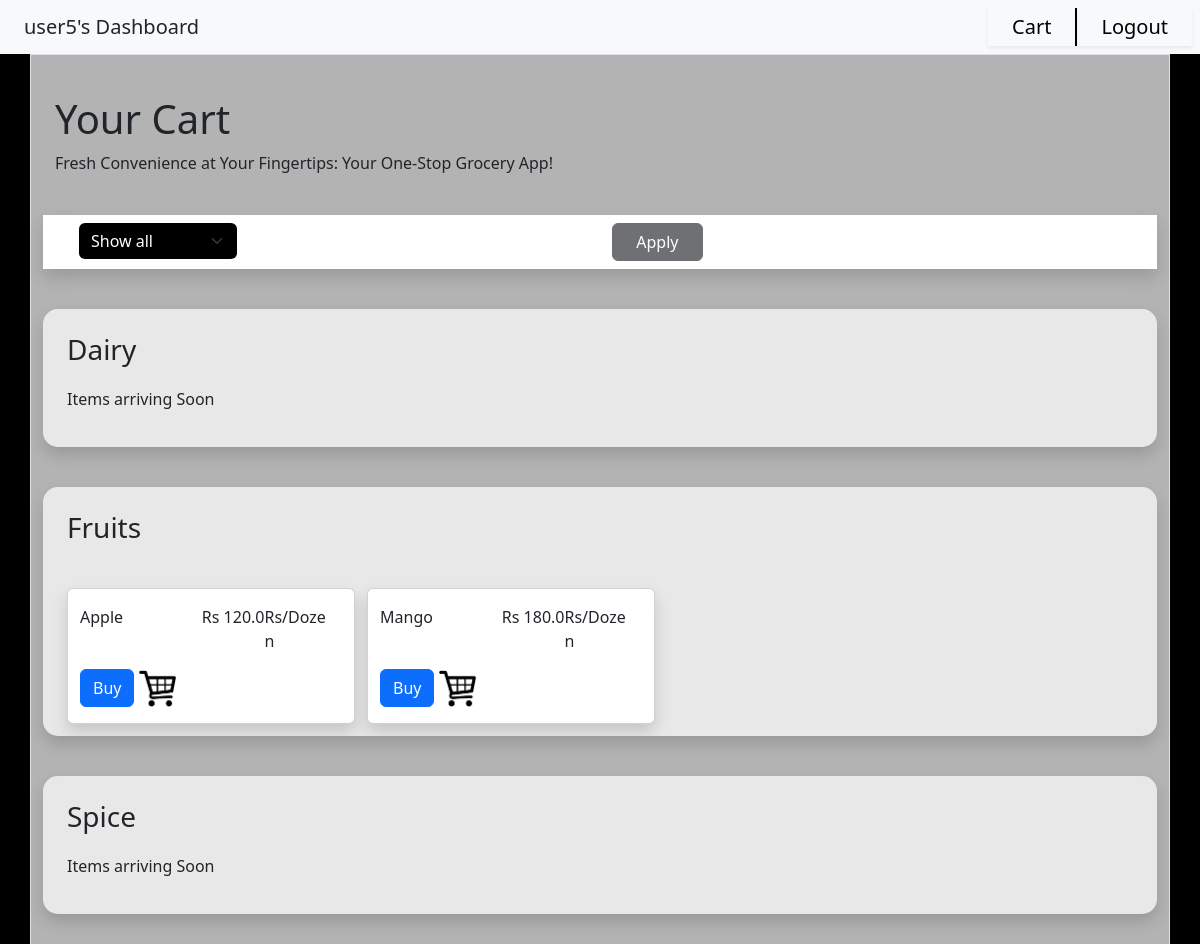
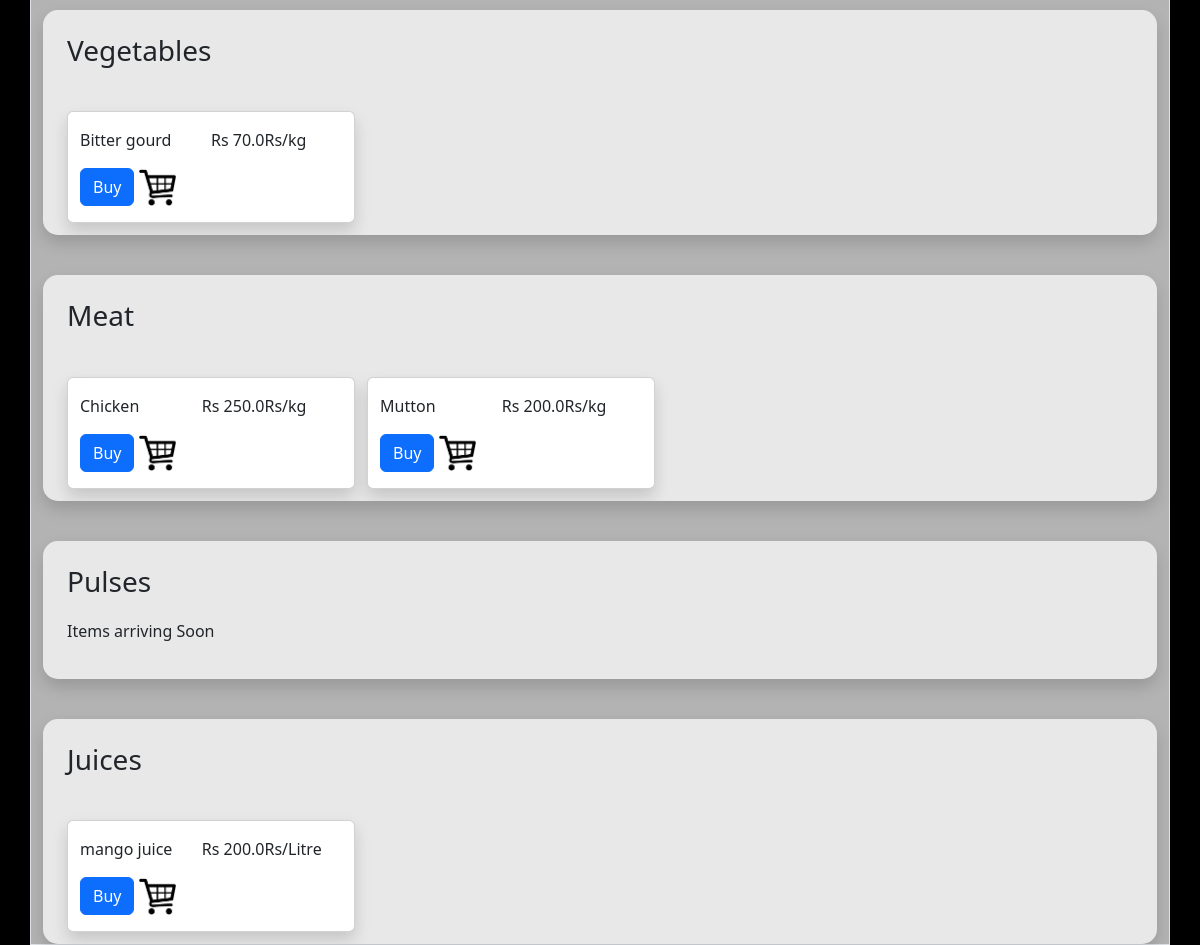
Before: /user5/user_dashboard with the older database file (2 pictures, top to bottom).
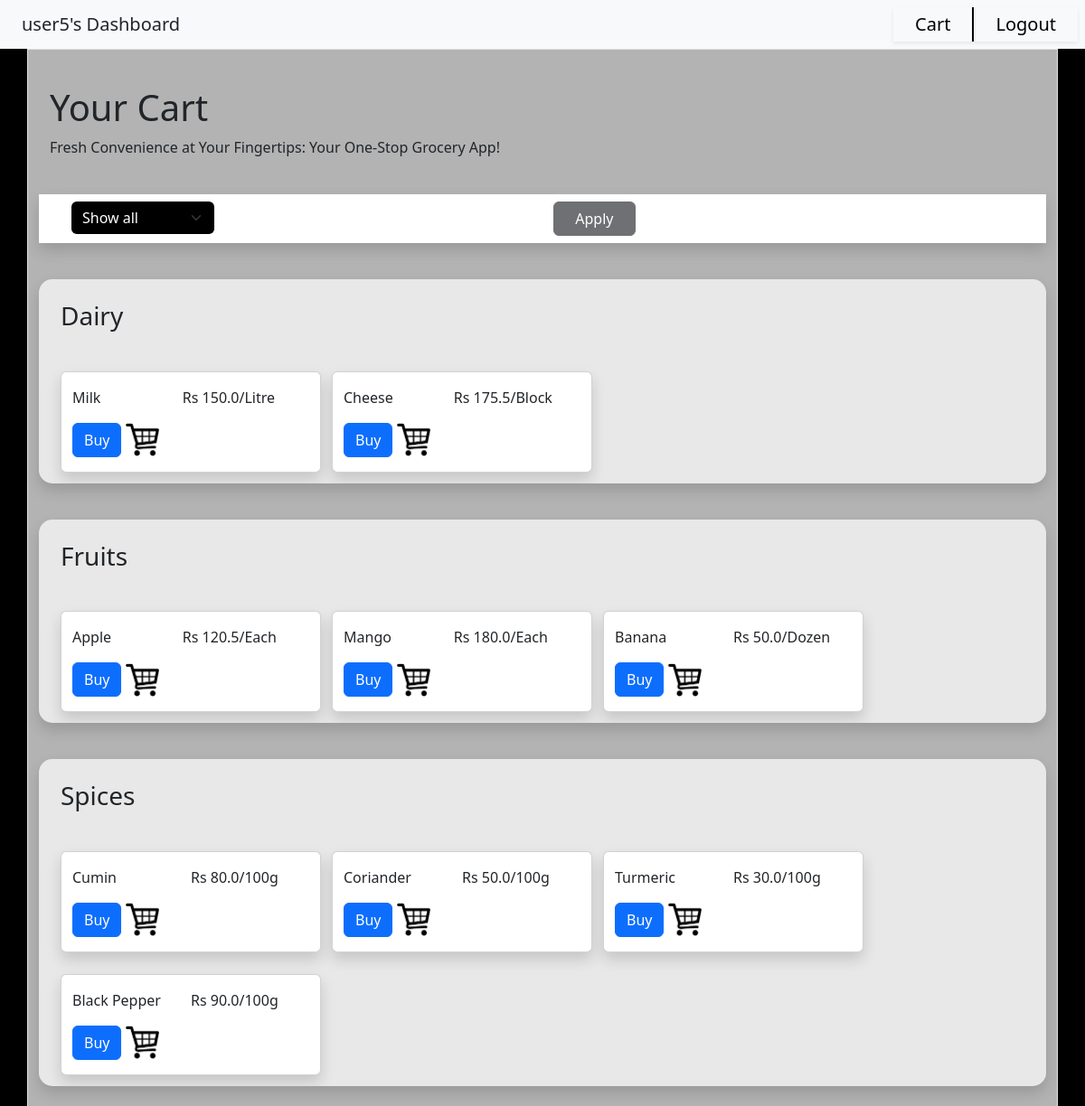
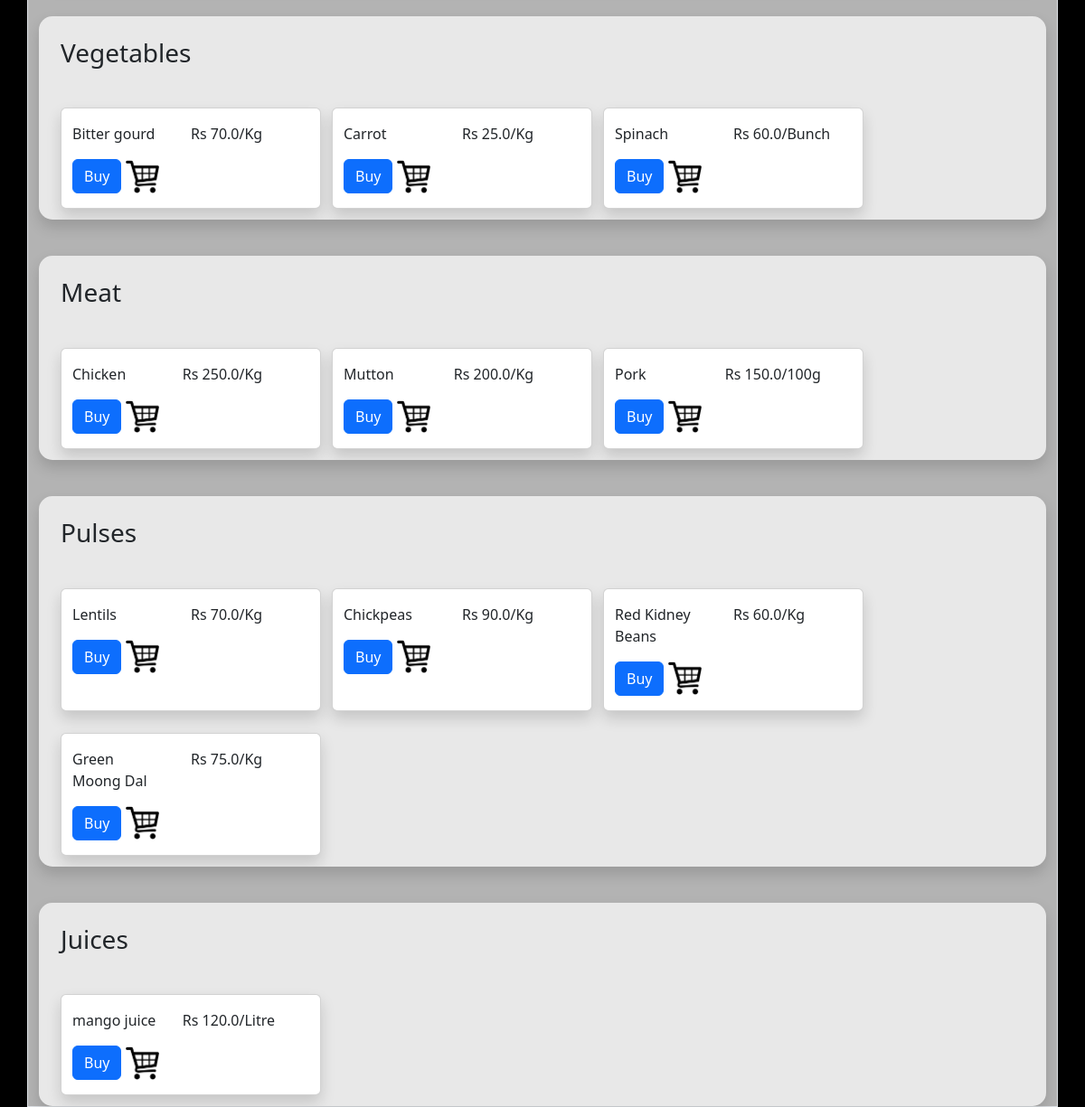
After: the same page with the newer database file (2 pictures, top to bottom).
### application/models.py (models this page shows)
class Category(db.Model):
    __tablename__ = 'Category'
    CID = db.Column(db.Integer, autoincrement=True, primary_key=True)
    Name = db.Column(db.String(collation='NOCASE'), unique=True, nullable=False)
    products = db.relationship("Product", back_populates="cat", cascade='all, delete-orphan', passive_deletes=True)

class Product(db.Model):
    __tablename__ = 'Product'
    PID = db.Column(db.Integer, autoincrement=True, primary_key=True)
    Name = db.Column(db.String(collation='NOCASE'), unique=True, nullable=False)
    Price = db.Column(db.Float, nullable=False)
    Unit = db.Column(db.String, nullable=False)
    Stock = db.Column(db.Integer, nullable=False)
    CID = db.Column(db.Integer, db.ForeignKey('Category.CID', ondelete='CASCADE'))
    cat = db.relationship("Category", back_populates="products")
    ords = db.relationship("Order_Details", back_populates="product")

### application/controllers.py (the view)
@app.route("/<uname>/user_dashboard")
def user_logged_in(uname):
    return render_template("user_dash.html", user = uname, categories=Category.query.all())

### templates/user_dash.html (shortened to what this page needs)
<!DOCTYPE html>
<html>
    <head>
        <link href="https://cdn.jsdelivr.net/npm/bootstrap@5.3.1/dist/css/bootstrap.min.css" rel="stylesheet">
        <link href="{{ url_for('static', filename='css/dash.css') }}" rel="stylesheet">
    </head>
    <body id="body">
        <nav id = "nav" class="navbar sticky-top bg-body-tertiary text-center">
            <div class="nav" style = "text-align:left;">
                {{ user }}'s Dashboard
            </div>
            <div class="clickable nav shadow-sm" style = "margin-left:auto;text-align:right; border-right:2px solid black;">
                <a href="/{{ user }}/cart" style = "text-decoration:none; color:black;">Cart</a>
            </div>
            <div class="clickable nav shadow-sm" style = "margin-right:1vh; text-align:left;">
                <a href="/login" style = "text-decoration:none; color:black;">Logout</a>
            </div>
        </nav>
        <div id = "content" class="container border">
            <div style = "margin-left:1vw; margin-right:auto; margin-top:5vh;">
                <h1>Your Cart</h1>
                Fresh Convenience at Your Fingertips: Your One-Stop Grocery App!<br>
            </div>
            <div class = "container-fluid shadow" style = "width:100%; margin-top:5vh; background-color:white;">
                <div class ="row" style="margin-left:1vw; padding-top:1vh; padding-bottom:1vh">
                    <div class = "col-2" >
                        <select id = "filter-select" class="form-select" style = "background-color:black; color:white; border:none;" onchange = "filter_ip()" aria-label="Default select example">
                            <option selected>Show all </option>
                        </select>
                    </div>
                    <div class = "col-2"></div>
                    <div id = "range-val" class = "col-2"></div>
                    <button id = "filter-btn" type="button" class="btn btn-dark col-1" disabled onclick = "filter()">Apply</button>
                </div>
            </div>
            <div id = "list" style = "width:100%;">
                {% for cat in categories %}
                <div id = "{{ cat.Name }}" class = "container-fluid shadow line-item" style = "width:100%; margin-top:5vh;">
                    <div class ="row" style="margin-left:1vw; padding-top:3vh">
                        <h3>{{ cat.Name }}</h3>
                    </div>
                    <div class ="row cat" style = "margin: auto; width: 100%; height: fit-content; padding: 1vw; overflow-x: auto;">
                        {% for prod in cat.products %}
                        <div id = "{{ prod.Name }}" class="card prod shadow" style = "margin-left:1vw;">
                            <div class="card-body" style = "padding-left:0px;">
                                <div class="card-text row"  style = "margin:auto">
                                    <p class="col-5" style = "text-align:left; padding:0;">{{ prod.Name }}</p>
                                    <p class="col-4" style = "text-align:right; padding-left:0; padding-right:0;">Rs <span class = "price">{{ prod.Price }}</span></p>
                                    <p class="col-3" style = "text-align:left; padding:0; text-align:left;">{{ prod.Unit }}</p>
                                </div>
                                <button type="button" class="btn btn-primary edit-cat" onclick = "window.location.href = '/{{ user }}/cart_addition/prod_{{ prod.PID }}';">Buy</button>
                                <img src ="{{url_for('static', filename='images/cart.png')}}" style = "width:15%">
                            </div>
                        </div>
                        {% else %}
                        <p class="mb-4"> Items arriving Soon </p>
                        {% endfor %}
                    </div>
                </div>
                {% endfor %}
            </div>
        </div>
    </body>
</html>

Changed rows visible on the page:
shown differently, row unchanged: Category "Dairy": no longer shows "Items arriving Soon"
added Product: Name "Milk", Price "150.0", Unit "/Litre", shown under Category "Dairy"
added Product: Name "Cheese", Price "175.5", Unit "/Block", shown under Category "Dairy"
changed Product "Apple": Price "120.0" → "120.5"; Unit "Rs/Dozen" → "/Each"
changed Product "Mango": Unit "Rs/Dozen" → "/Each"
added Product: Name "Banana", Price "50.0", Unit "/Dozen", shown under Category "Fruits"
changed Category: Name "Spice" → "Spices"; no longer shows "Items arriving Soon"
added Product: Name "Cumin", Price "80.0", Unit "/100g", shown under Category "Spices"
added Product: Name "Coriander", Price "50.0", Unit "/100g", shown under Category "Spices"
added Product: Name "Turmeric", Price "30.0", Unit "/100g", shown under Category "Spices"
added Product: Name "Black Pepper", Price "90.0", Unit "/100g", shown under Category "Spices"
changed Product "Bitter gourd": Unit "Rs/kg" → "/Kg"
added Product: Name "Carrot", Price "25.0", Unit "/Kg", shown under Category "Vegetables"
added Product: Name "Spinach", Price "60.0", Unit "/Bunch", shown under Category "Vegetables"
changed Product "Chicken": Unit "Rs/kg" → "/Kg"
changed Product "Mutton": Unit "Rs/kg" → "/Kg"
added Product: Name "Pork", Price "150.0", Unit "/100g", shown under Category "Meat"
shown differently, row unchanged: Category "Pulses": no longer shows "Items arriving Soon"
added Product: Name "Lentils", Price "70.0", Unit "/Kg", shown under Category "Pulses"
added Product: Name "Chickpeas", Price "90.0", Unit "/Kg", shown under Category "Pulses"
added Product: Name "Red Kidney Beans", Price "60.0", Unit "/Kg", shown under Category "Pulses"
added Product: Name "Green Moong Dal", Price "75.0", Unit "/Kg", shown under Category "Pulses"
changed Product "mango juice": Price "200.0" → "120.0"; Unit "Rs/Litre" → "/Litre"
